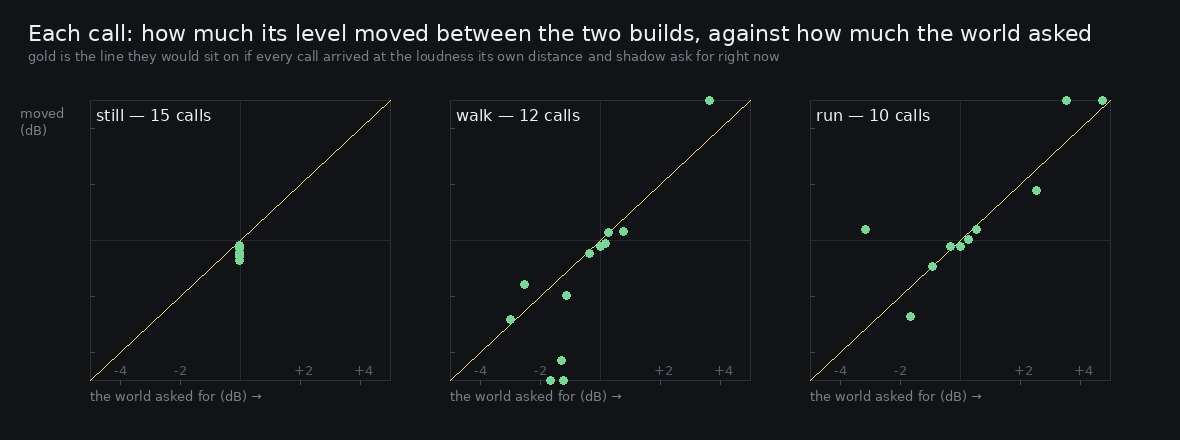

Write the Python code that produced this figure.
#!/usr/bin/env python3
"""heard.py -- did each call actually arrive at the loudness and colour the geometry asks for?

    python3 art/audio/2026-09-25-stale/heard.py --takes /tmp/stale \
        --out art/audio/2026-09-25-stale/heard.jpg

`stale.mjs` says what a call was given at booking against what it should have at sounding four
seconds later. That is a property of the geometry and reads the same in both builds -- it is the
size of the problem, not the fix. This measures the fix, out of the two files.

For every call, in the band its own kind sings in:

  level   the energy over the call, before against after, in dB. The change the geometry asks for
          is 20*log10(reach(sounding) / reach(booking)), which `stale.json` carries per call.
  colour  how much of the call sits above 4 kHz, in dB relative to the whole of it. A call's top
          is cut at 7000 - 5200 * distance and multiplied by OCCLUSION_TOP ** shadow, and a
          centroid cannot see that move while the cutoff stays above most of the call's energy.

The `still` take is the control: he does not move, booking and sounding are the same place, and the
two files must be the same file.
"""
import argparse
import json
import math
import os
import wave

import numpy as np
from PIL import Image, ImageDraw, ImageFont

WIN, HOP = 0.04, 0.01
BANDS = {'whistle': (1400, 6000), 'trill': (2000, 6000), 'chirps': (1200, 6000), 'knock': (700, 4000), 'warble': (900, 4000), 'coo': (300, 1600)}


def font(size):
    for p in ('/usr/share/fonts/truetype/dejavu/DejaVuSans.ttf', '/usr/share/fonts/truetype/dejavu/DejaVuSansMono.ttf'):
        if os.path.exists(p):
            return ImageFont.truetype(p, size)
    return ImageFont.load_default()


def read_mono(path):
    with wave.open(path, 'rb') as w:
        n, ch, rate = w.getnframes(), w.getnchannels(), w.getframerate()
        raw = w.readframes(n)
    x = np.frombuffer(raw, dtype='<i2').astype(np.float64) / 32768.0
    return (x.reshape(-1, ch).mean(axis=1) if ch > 1 else x), rate


def spectrogram(x, rate):
    n = int(round(WIN * rate))
    n += n % 2
    step = int(round(HOP * rate))
    w = np.hanning(n)
    frames = 1 + max(0, len(x) - n) // step
    idx = np.arange(n)[None, :] + step * np.arange(frames)[:, None]
    return np.abs(np.fft.rfft(x[idx] * w, axis=1)) ** 2, np.fft.rfftfreq(n, 1 / rate)


def call_level(spec, freqs, kind, t0, length=0.9, back=(0.8, 0.2)):
    """
    the call's own energy and its centroid, with the bed measured in the second before it taken off

    Both are on the RESIDUAL, because the bed does not stop while a bird sings and is most of what
    is in the band otherwise. A window that never clears the bed by 6 dB is dropped.
    """
    lo, hi = BANDS[kind]
    sel = (freqs >= lo) & (freqs < hi)
    i0 = int(round(t0 / HOP))
    b0, b1 = i0 - int(back[0] / HOP), i0 - int(back[1] / HOP)
    i1 = i0 + int(length / HOP)
    if b0 < 0 or i1 >= len(spec):
        return None
    bed = np.median(spec[b0:b1][:, sel], axis=0)
    res = np.clip(spec[i0:i1][:, sel] - bed[None, :], 0, None)
    tot = float(res.sum())
    if tot <= float(bed.sum()) * (10 ** 0.6 - 1) * (i1 - i0):
        return None
    f = freqs[sel]
    per = res.sum(axis=0)
    # the share of the call above 4 kHz, in dB. A centroid is the wrong tool for a lowpass that
    # sits above most of a bird's energy: a whistle at 2.7 kHz barely notices its cutoff moving
    # from 7 kHz to 3.7, but what is left of it above 4 kHz certainly does.
    top = float(per[f >= 4000].sum())
    return {'dB': 10 * math.log10(max(tot, 1e-20)), 'top': 10 * math.log10(max(top, 1e-20) / max(tot, 1e-20))}


ap = argparse.ArgumentParser()
ap.add_argument('--takes', default='/tmp/stale')
ap.add_argument('--out', default='')
a = ap.parse_args()

model = {(t['tag'], t['id']): {round(r['at'], 3): r for r in t['rows']} for t in json.load(open(os.path.join(a.takes, 'stale.json')))['takes']}
meta = {tag: json.load(open(os.path.join(a.takes, f'takes-{tag}.json'))) for tag in ('before', 'after') if os.path.exists(os.path.join(a.takes, f'takes-{tag}.json'))}

rows = []
for take in meta['before']['takes']:
    tid = take['id']
    got = {}
    for tag in meta:
        x, rate = read_mono(os.path.join(a.takes, f'{tid}-{tag}.wav'))
        spec, freqs = spectrogram(x, rate)
        got[tag] = {round(at, 3): call_level(spec, freqs, kind, at) for kind, _, _, at in take['spots']}
    calls = []
    for kind, _, _, at in take['spots']:
        k = round(at, 3)
        b, f_ = got['before'].get(k), got['after'].get(k)
        m = model.get(('before', tid), {}).get(k)
        if not b or not f_ or not m:
            continue
        calls.append(
            {
                'kind': kind,
                'at': at,
                'dDb': f_['dB'] - b['dB'],
                # what the geometry asks: the distance's own share and the shadow's, both signed by
                # whether the world moved the call up or down
                'wantDb': m['wantDb'],
                'dTop': f_['top'] - b['top'],
                'wantHz': m['wantHz'],
            }
        )
    if calls:
        rows.append({'id': tid, 'note': take['note'], 'calls': calls})

print('what the two files differ by, per call, against what the geometry asked for\n')
print(f"{'take':6} {'calls':>5}   {'level moved':>11} {'asked':>7}   {'agree':>6}   {'top above 4k moved':>18}  {'cutoff asked':>12}")
for r in rows:
    d = np.array([c['dDb'] for c in r['calls']])
    w = np.array([c['wantDb'] for c in r['calls']])
    hz = np.array([c['dTop'] for c in r['calls']])
    hw = np.array([c['wantHz'] for c in r['calls']])
    agree = float(np.corrcoef(d, w)[0, 1]) if len(d) > 2 and d.std() > 1e-9 and w.std() > 1e-9 else float('nan')
    print(f"{r['id']:6} {len(d):>5}   {np.median(np.abs(d)):>8.2f} dB {np.median(np.abs(w)):>6.2f}   {agree:>6.2f}   {np.median(np.abs(hz)):>15.2f} dB  {np.median(np.abs(hw)):>10.0f} Hz")

if not a.out:
    raise SystemExit(0)

W, H = 1180, 440
BG, INK, DIM = (17, 19, 22), (238, 240, 243), (120, 128, 138)
DOT, LINE = (120, 214, 150), (244, 214, 120)
im = Image.new('RGB', (W, H), BG)
d = ImageDraw.Draw(im)
f13, f16, f22 = font(13), font(16), font(22)
d.text((28, 20), 'Each call: how much its level moved between the two builds, against how much the world asked', font=f22, fill=INK)
d.text((28, 48), 'gold is the line they would sit on if every call arrived at the loudness its own distance and shadow ask for right now', font=f13, fill=DIM)
for col, r in enumerate(rows):
    x0 = 90 + col * 360
    x1 = x0 + 300
    y0, y1 = 100, 380
    d.rectangle([x0, y0, x1, y1], outline=(44, 48, 54))
    lim = 5.0
    cx, cy = (x0 + x1) / 2, (y0 + y1) / 2
    sx, sy = (x1 - x0) / (2 * lim), (y1 - y0) / (2 * lim)
    d.line([(x0, cy), (x1, cy)], fill=(38, 42, 48))
    d.line([(cx, y0), (cx, y1)], fill=(38, 42, 48))
    d.line([(x0, cy + lim * sy), (x1, cy - lim * sy)], fill=LINE, width=1)
    for c in r['calls']:
        px = cx + max(-lim, min(lim, c['wantDb'])) * sx
        py = cy - max(-lim, min(lim, c['dDb'])) * sy
        d.ellipse([px - 4, py - 4, px + 4, py + 4], fill=DOT)
    d.text((x0 + 6, y0 + 6), f"{r['id']} — {len(r['calls'])} calls", font=f16, fill=INK)
    d.text((x0, y1 + 8), 'the world asked for (dB) \u2192', font=f13, fill=DIM)
    for v in (-4, -2, 2, 4):
        tx = cx + v * sx
        d.line([(tx, y1), (tx, y1 + 4)], fill=(70, 76, 84))
        d.text((tx - 6, y1 - 18), f'{v:+d}', font=f13, fill=(88, 94, 102))
        ty = cy - v * sy
        d.line([(x0, ty), (x0 + 4, ty)], fill=(70, 76, 84))
d.text((20, 105), 'moved', font=f13, fill=DIM)
d.text((20, 122), '(dB)', font=f13, fill=DIM)
im.save(a.out, quality=92)
print(f'wrote {a.out}')
